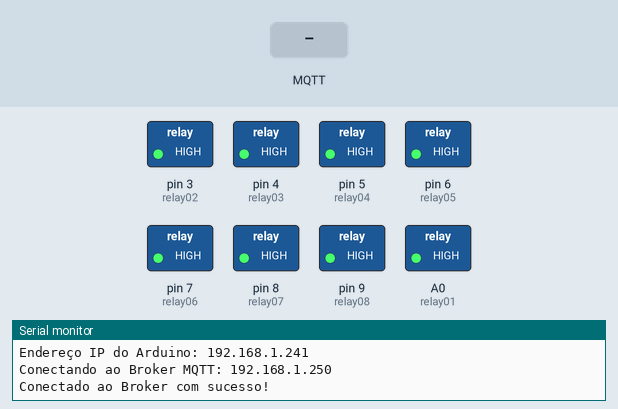
Simulated run of this sketch. Board: Arduino Uno, built with avr-gcc and run on an emulated ATmega328P. Parts: switched loads named in the sketch (green lamp = pin HIGH), the last lines printed to the serial monitor. The inputs (shaded band) are chosen by the test bench. WiFi joins after 1.5 s; servers stay silent unless stated; no MQTT or app messages arrive unless stated.

Above: at 2.2 s.
2.3 s: MQTT message "rl1-1" arrives on the first subscribed topic
At 3.5 s:
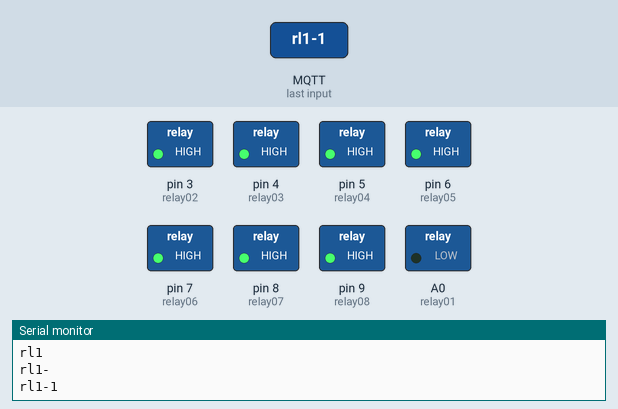
3.8 s: MQTT message "rl2-1" arrives on the first subscribed topic
At 4.7 s:
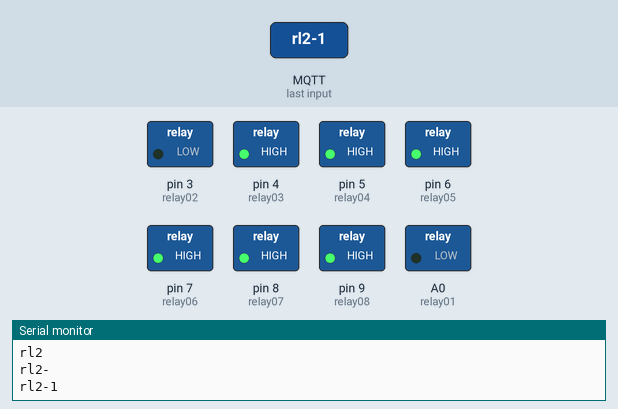
5.3 s: MQTT message "rl1-0" arrives on the first subscribed topic
At 5.9 s:
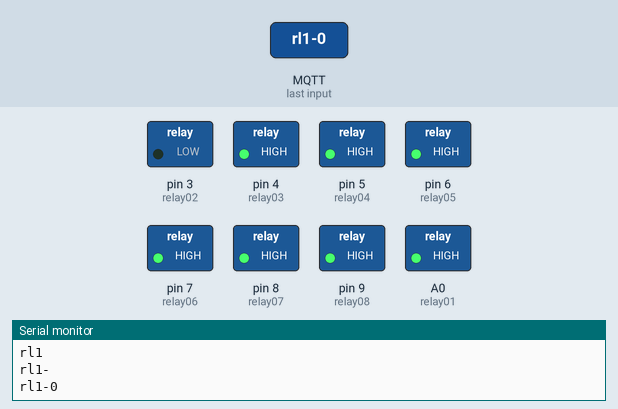
6.8 s: MQTT message "rl3-1" arrives on the first subscribed topic
At 8.0 s:
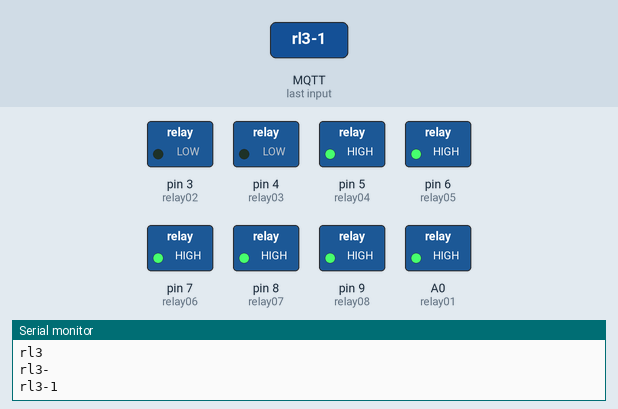
8.3 s: MQTT message "rl2-0" arrives on the first subscribed topic
At 9.4 s:
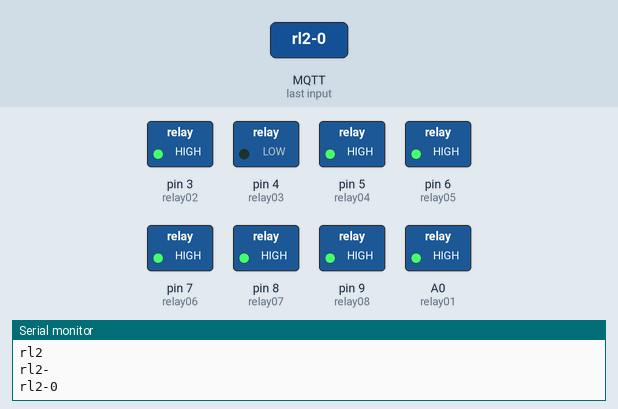
9.8 s: MQTT message "rl4-1" arrives on the first subscribed topic
At 10.5 s:
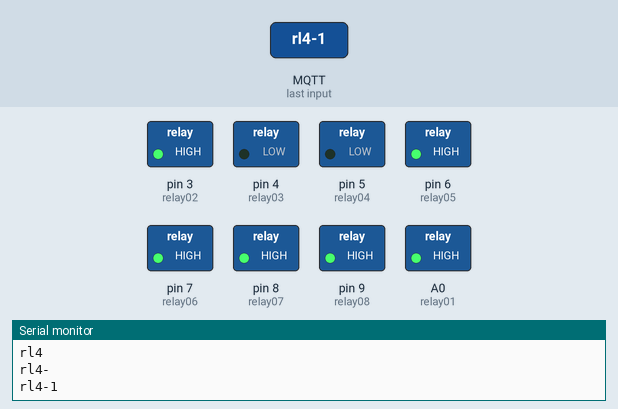
Timing chart, 0 to 12.3 s (numbered marks = the images above; inputs shaded):
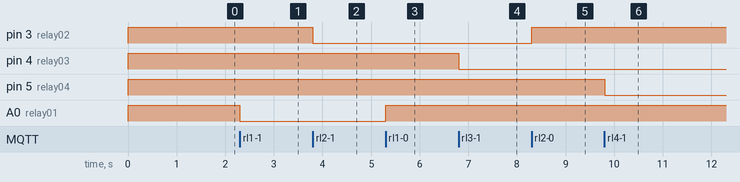

The sketch:

relay-server.ino
```cpp
#include <Arduino.h>

#include <SPI.h>
#include <Ethernet.h>
#include <PubSubClient.h>
#include <RCSwitch.h>

// Relays e pinos
#define relay01 A0
#define relay02 3
#define relay03 4
#define relay04 5
#define relay05 6
#define relay06 7
#define relay07 8
#define relay08 9

// RF433 pinos
#define rf_transmitter A5

// MQTT Server
const char* BROKER_MQTT = "192.168.1.250";    // IP do MQTT Server
int BROKER_PORT = 1883;                       // Porta MQTT server
#define ID_MQTT "uno01"                       // ID do MQTT
#define TOPIC_RELAY_MQTT "relays/pincmd"      // Topico para Relays
#define TOPIC_ALARM_MQTT "alarm/portas/sala"  // Topico para Alarmes
#define USER_MQTT "bruno"                     // Usuario do MQTT
#define PWD_MQTT "dnakfg"                     // Senha MQTT

// Variavel de tempo para o Atualizador de status de MQTT
unsigned long startTime;

// RF433 things
RCSwitch mySwitch = RCSwitch();

// Configuracoes de Ethernet
byte mac[]    = {  0xDE, 0xED, 0xBA, 0xFE, 0xFE, 0xED };
IPAddress ip(192,168, 1, 241);
IPAddress gateway(192, 168, 1, 1);
IPAddress subnet(255, 255, 255, 0);

// Declaracao de funcoes
void mantemConexoes();
void atualizaMQTT();
void conectaMQTT();
void recebePayload(char* topic, byte* payload, unsigned int length);

EthernetClient ethClient;
PubSubClient MQTT(ethClient);

long lastReconnectAttempt = 0;

void setup()
{
  Serial.begin(9600);

  pinMode(relay01, OUTPUT);
  digitalWrite(relay01, HIGH);
  pinMode(relay02, OUTPUT);
  digitalWrite(relay02, HIGH);
  pinMode(relay03, OUTPUT);
  digitalWrite(relay03, HIGH);
  pinMode(relay04, OUTPUT);
  digitalWrite(relay04, HIGH);
  pinMode(relay05, OUTPUT);
  digitalWrite(relay05, HIGH);
  pinMode(relay06, OUTPUT);
  digitalWrite(relay06, HIGH);
  pinMode(relay07, OUTPUT);
  digitalWrite(relay07, HIGH);
  pinMode(relay08, OUTPUT);
  digitalWrite(relay08, HIGH);

  mySwitch.enableTransmit(rf_transmitter);
  mySwitch.enableReceive(0);  // Receiver on interrupt 0 => that is pin #2

  Ethernet.begin(mac, ip, gateway, subnet);
  // Note - the default maximum packet size is 128 bytes. If the
  // combined length of clientId, username and password exceed this,
  // you will need to increase the value of MQTT_MAX_PACKET_SIZE in
  // PubSubClient.h
  delay(1000); // Delay para garantir a conexão Ethernet.

  MQTT.setServer(BROKER_MQTT, BROKER_PORT);
  MQTT.setCallback(recebePayload);

  Serial.print("Endereço IP do Arduino: ");
  Serial.println(Ethernet.localIP());
}

//int tellstate = 0;

void loop()
{
  mantemConexoes();
  MQTT.loop();

/* RF Receiver things */
  if (mySwitch.available()) {

    int value = mySwitch.getReceivedValue();
    Serial.println(value);                    //Exibe o Valor recebido pelo receptor RF433
    if (value == 0) {
      Serial.print("Unknown encoding");
    }
    if ( mySwitch.getReceivedValue() == 6137257 ) {
      Serial.print( mySwitch.getReceivedValue() );
      Serial.println( " / Alarme da Porta da Sala Acionado" );
      MQTT.publish(TOPIC_ALARM_MQTT,"alarm01");
    }

    mySwitch.resetAvailable();
  }

   if ( (millis() - startTime) > 30000 ) {
      atualizaMQTT();
      startTime = millis();
   }

}

void mantemConexoes() {
    if (!MQTT.connected()) {
       conectaMQTT();
    }
   // Serial.println("MQTT Conectado."); // Descomente para testar Conexao MQTT
}

void atualizaMQTT() {


    if ( digitalRead(relay01) ) {
       MQTT.publish("relays/stats/relay01","off");
    } else {
       MQTT.publish("relays/stats/relay01","on");
    }
    if ( digitalRead(relay02) ) {
       MQTT.publish("relays/stats/relay02","off");
    } else {
       MQTT.publish("relays/stats/relay02","on");
    }
    if ( digitalRead(relay03) ) {
       MQTT.publish("relays/stats/relay03","off");
    } else {
       MQTT.publish("relays/stats/relay03","on");
    }
    if ( digitalRead(relay04) ) {
       MQTT.publish("relays/stats/relay04","off");
    } else {
       MQTT.publish("relays/stats/relay04","on");
    }
    if ( digitalRead(relay05) ) {
       MQTT.publish("relays/stats/relay05","off");
    } else {
       MQTT.publish("relays/stats/relay05","on");
    }
    if ( digitalRead(relay06) ) {
       MQTT.publish("relays/stats/relay06","off");
    } else {
       MQTT.publish("relays/stats/relay06","on");
    }
    if ( digitalRead(relay07) ) {
       MQTT.publish("relays/stats/relay07","off");
    } else {
       MQTT.publish("relays/stats/relay07","on");
    }
    if ( digitalRead(relay08) ) {
       MQTT.publish("relays/stats/relay08","off");
    } else {
       MQTT.publish("relays/stats/relay08","on");
    }
}

void conectaMQTT() {
    while (!MQTT.connected()) {
        Serial.print("Conectando ao Broker MQTT: ");
        Serial.println(BROKER_MQTT);
        if (MQTT.connect(ID_MQTT)) {
            Serial.println("Conectado ao Broker com sucesso!");
            MQTT.subscribe(TOPIC_RELAY_MQTT, 1);
        }
        else {
            Serial.println("Nao foi possivel se conectar ao broker.");
            Serial.println("Nova tentatica de conexao em 10s");
            delay(10000);
        }
    }
}

void recebePayload(char* topic, byte* payload, unsigned int length)
{
    String msg;

    //obtem a string do payload recebido
    for(int i = 0; i < length; i++)
    {
       char c = (char)payload[i];
       msg += c;
       Serial.println( msg );        // Exibe a entrada do MQTT Subscribe
    }

    if (msg == "rl1-0") {
       MQTT.publish("relays/stats/relay01","off");
       digitalWrite(relay01, HIGH);
    }

    if (msg == "rl1-1") {
       MQTT.publish("relays/stats/relay01","on");
       digitalWrite(relay01, LOW);
    }

    if (msg == "rl2-0") {
       MQTT.publish("relays/stats/relay02","off");
       digitalWrite(relay02, HIGH);
    }

    if (msg == "rl2-1") {
       MQTT.publish("relays/stats/relay02","on");
       digitalWrite(relay02, LOW);
    }

    if (msg == "rl3-0") {
       MQTT.publish("relays/stats/relay03","off");
       digitalWrite(relay03, HIGH);
    }

    if (msg == "rl3-1") {
       MQTT.publish("relays/stats/relay03","on");
       digitalWrite(relay03, LOW);
    }

    if (msg == "rl4-0") {
       MQTT.publish("relays/stats/relay04","off");
       digitalWrite(relay04, HIGH);
    }

    if (msg == "rl4-1") {
       MQTT.publish("relays/stats/relay04","on");
       digitalWrite(relay04, LOW);
    }

    if (msg == "rl5-0") {
       MQTT.publish("relays/stats/relay05","off");
       digitalWrite(relay05, HIGH);
    }

    if (msg == "rl5-1") {
       MQTT.publish("relays/stats/relay05","on");
       digitalWrite(relay05, LOW);
    }

    if (msg == "rl6-0") {
       MQTT.publish("relays/stats/relay06","off");
       digitalWrite(relay06, HIGH);
    }

    if (msg == "rl6-1") {
       MQTT.publish("relays/stats/relay06","on");
       digitalWrite(relay06, LOW);
    }

    if (msg == "rl7-0") {
       MQTT.publish("relays/stats/relay07","off");
       digitalWrite(relay07, HIGH);
    }

    if (msg == "rl7-1") {
       MQTT.publish("relays/stats/relay07","on");
       digitalWrite(relay07, LOW);
    }

    if (msg == "rl8-0") {
       MQTT.publish("relays/stats/relay08","off");
       digitalWrite(relay08, HIGH);
    }

    if (msg == "rl8-1") {
       MQTT.publish("relays/stats/relay08","on");
       digitalWrite(relay08, LOW);
    }

// Acionadores por RF433
    if (msg == "rf1-0") {
       mySwitch.switchOn(11111, 00010);
    }

    if (msg == "rf1-1") {
       mySwitch.switchOn(11111, 00011);
    }

    if (msg == "rf2-0") {
       mySwitch.switchOn(11112, 00010);
    }

    if (msg == "rf2-1") {
       mySwitch.switchOn(11112, 00010);
    }

    if (msg == "rf3-0") {
       mySwitch.switchOn(11113, 00010);
    }

    if (msg == "rf3-1") {
       mySwitch.switchOn(11113, 00010);
    }

}
```

Measured:
- after the input at 2.3 s, A0 (relay01): HIGH → LOW at once
- after the input at 3.8 s, pin 3 (relay02): HIGH → LOW at once
- after the input at 5.3 s, A0 (relay01): LOW → HIGH at once
- after the input at 6.8 s, pin 4 (relay03): HIGH → LOW at once
- after the input at 8.3 s, pin 3 (relay02): LOW → HIGH at once
- after the input at 9.8 s, pin 5 (relay04): HIGH → LOW at once
